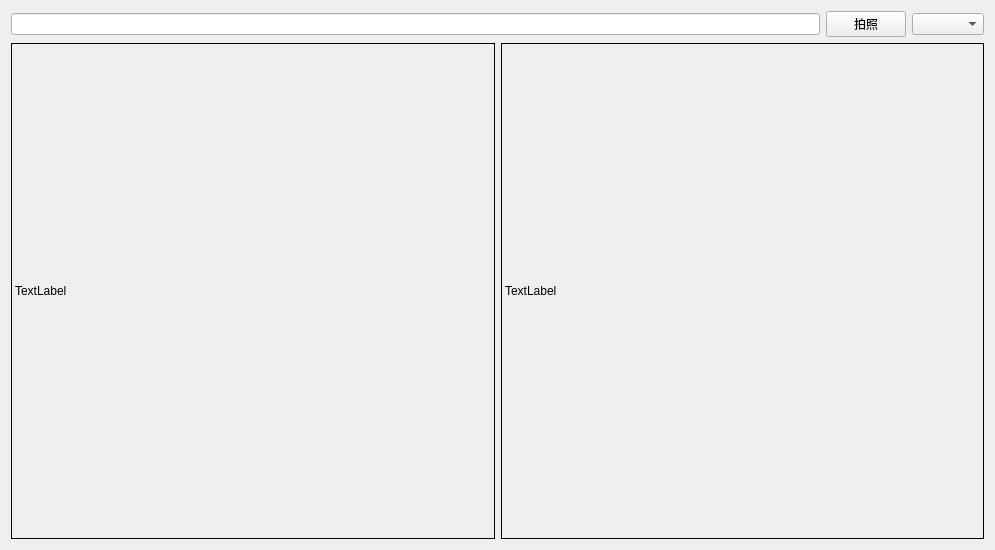
<?xml version="1.0" encoding="UTF-8"?>
<ui version="4.0">
 <class>Widget</class>
 <widget class="QWidget" name="Widget">
  <property name="geometry">
   <rect>
    <x>0</x>
    <y>0</y>
    <width>995</width>
    <height>550</height>
   </rect>
  </property>
  <property name="windowTitle">
   <string>Widget</string>
  </property>
  <layout class="QVBoxLayout" name="verticalLayout" stretch="1,9">
   <item>
    <layout class="QHBoxLayout" name="horizontalLayout">
     <item>
      <widget class="QLineEdit" name="lineEdit"/>
     </item>
     <item>
      <widget class="QPushButton" name="pushButton">
       <property name="text">
        <string>拍照</string>
       </property>
      </widget>
     </item>
     <item>
      <widget class="QComboBox" name="comboBox"/>
     </item>
    </layout>
   </item>
   <item>
    <layout class="QHBoxLayout" name="horizontalLayout_2" stretch="1,1">
     <item>
      <widget class="QLabel" name="label">
       <property name="frameShape">
        <enum>QFrame::Box</enum>
       </property>
       <property name="text">
        <string>TextLabel</string>
       </property>
      </widget>
     </item>
     <item>
      <widget class="QLabel" name="label_2">
       <property name="contextMenuPolicy">
        <enum>Qt::PreventContextMenu</enum>
       </property>
       <property name="frameShape">
        <enum>QFrame::Box</enum>
       </property>
       <property name="text">
        <string>TextLabel</string>
       </property>
      </widget>
     </item>
    </layout>
   </item>
  </layout>
 </widget>
 <resources/>
 <connections/>
</ui>
